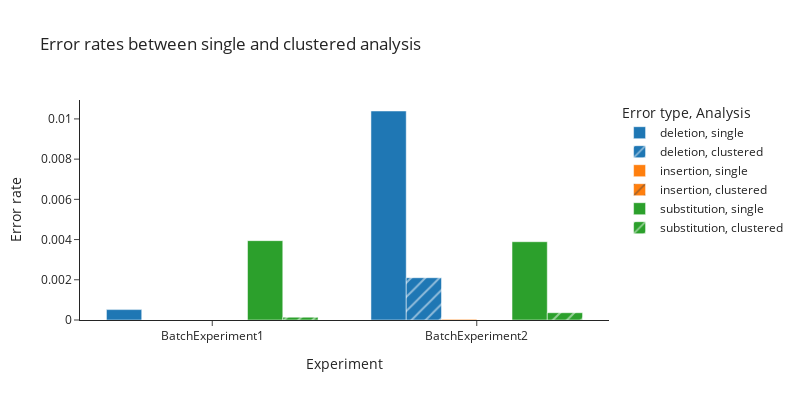

Notebook code cell kept with this figure:
### Markdown cell above
# Overall error rate

compares the overall error rates between single and clustered analysis, can only be plotted when both analysis types were performed

### Code cell
df = []
for analysis in ['single', 'clustered']:
    idf = pd.read_csv(f'{path}errorrates_fw_batch_analyze_{analysis}.txt', sep=',', names=['experiment', 'match', 'deletion', 'insertion', 'substitution'])
    idf['group'] = analysis
    df.append(idf)
df = pd.concat(df, ignore_index=True)
df = df.drop(columns=['match'])
df = pd.melt(df, id_vars=['experiment', 'group'], var_name='Error type', value_name='Error rate')

px.bar(
    df,
    x='experiment',
    y='Error rate',
    color='Error type',
    pattern_shape='group',
    title='Error rates between single and clustered analysis',
    labels={'experiment': 'Experiment', 'group': 'Analysis'},
    template='simple_white',
    width=800,
    height=400,
).update_layout(barmode='group')

### Figure 1 — Plotly figure (JSON) as saved in the notebook; plotly's stock layout.template omitted (floating-point values rounded to 4 significant figures)
{"data": [{"alignmentgroup": "True", "hovertemplate": "Error type=deletion<br>Analysis=single<br>Experiment=%{x}<br>Error rate=%{y}<extra></extra>", "legendgroup": "deletion, single", "marker": {"color": "#1F77B4", "pattern": {"shape": ""}}, "name": "deletion, single", "offsetgroup": "deletion, single", "orientation": "v", "showlegend": true, "textposition": "auto", "type": "bar", "x": ["BatchExperiment1", "BatchExperiment2"], "xaxis": "x", "y": [0.0005168, 0.01039], "yaxis": "y"}, {"alignmentgroup": "True", "hovertemplate": "Error type=deletion<br>Analysis=clustered<br>Experiment=%{x}<br>Error rate=%{y}<extra></extra>", "legendgroup": "deletion, clustered", "marker": {"color": "#1F77B4", "pattern": {"shape": "/"}}, "name": "deletion, clustered", "offsetgroup": "deletion, clustered", "orientation": "v", "showlegend": true, "textposition": "auto", "type": "bar", "x": ["BatchExperiment1", "BatchExperiment2"], "xaxis": "x", "y": [0, 0.002102], "yaxis": "y"}, {"alignmentgroup": "True", "hovertemplate": "Error type=insertion<br>Analysis=single<br>Experiment=%{x}<br>Error rate=%{y}<extra></extra>", "legendgroup": "insertion, single", "marker": {"color": "#FF7F0E", "pattern": {"shape": ""}}, "name": "insertion, single", "offsetgroup": "insertion, single", "orientation": "v", "showlegend": true, "textposition": "auto", "type": "bar", "x": ["BatchExperiment1", "BatchExperiment2"], "xaxis": "x", "y": [2.527e-06, 3.167e-05], "yaxis": "y"}, {"alignmentgroup": "True", "hovertemplate": "Error type=insertion<br>Analysis=clustered<br>Experiment=%{x}<br>Error rate=%{y}<extra></extra>", "legendgroup": "insertion, clustered", "marker": {"color": "#FF7F0E", "pattern": {"shape": "/"}}, "name": "insertion, clustered", "offsetgroup": "insertion, clustered", "orientation": "v", "showlegend": true, "textposition": "auto", "type": "bar", "x": ["BatchExperiment1", "BatchExperiment2"], "xaxis": "x", "y": [0, 0], "yaxis": "y"}, {"alignmentgroup": "True", "hovertemplate": "Error type=substitution<br>Analysis=single<br>Experiment=%{x}<br>Error rate=%{y}<extra></extra>", "legendgroup": "substitution, single", "marker": {"color": "#2CA02C", "pattern": {"shape": ""}}, "name": "substitution, single", "offsetgroup": "substitution, single", "orientation": "v", "showlegend": true, "textposition": "auto", "type": "bar", "x": ["BatchExperiment1", "BatchExperiment2"], "xaxis": "x", "y": [0.003946, 0.003893], "yaxis": "y"}, {"alignmentgroup": "True", "hovertemplate": "Error type=substitution<br>Analysis=clustered<br>Experiment=%{x}<br>Error rate=%{y}<extra></extra>", "legendgroup": "substitution, clustered", "marker": {"color": "#2CA02C", "pattern": {"shape": "/"}}, "name": "substitution, clustered", "offsetgroup": "substitution, clustered", "orientation": "v", "showlegend": true, "textposition": "auto", "type": "bar", "x": ["BatchExperiment1", "BatchExperiment2"], "xaxis": "x", "y": [0.0001392, 0.0003618], "yaxis": "y"}], "layout": {"barmode": "group", "height": 400, "legend": {"title": {"text": "Error type, Analysis"}, "tracegroupgap": 0}, "title": {"text": "Error rates between single and clustered analysis"}, "width": 800, "xaxis": {"anchor": "y", "domain": [0, 1], "title": {"text": "Experiment"}}, "yaxis": {"anchor": "x", "domain": [0, 1], "title": {"text": "Error rate"}}}}
